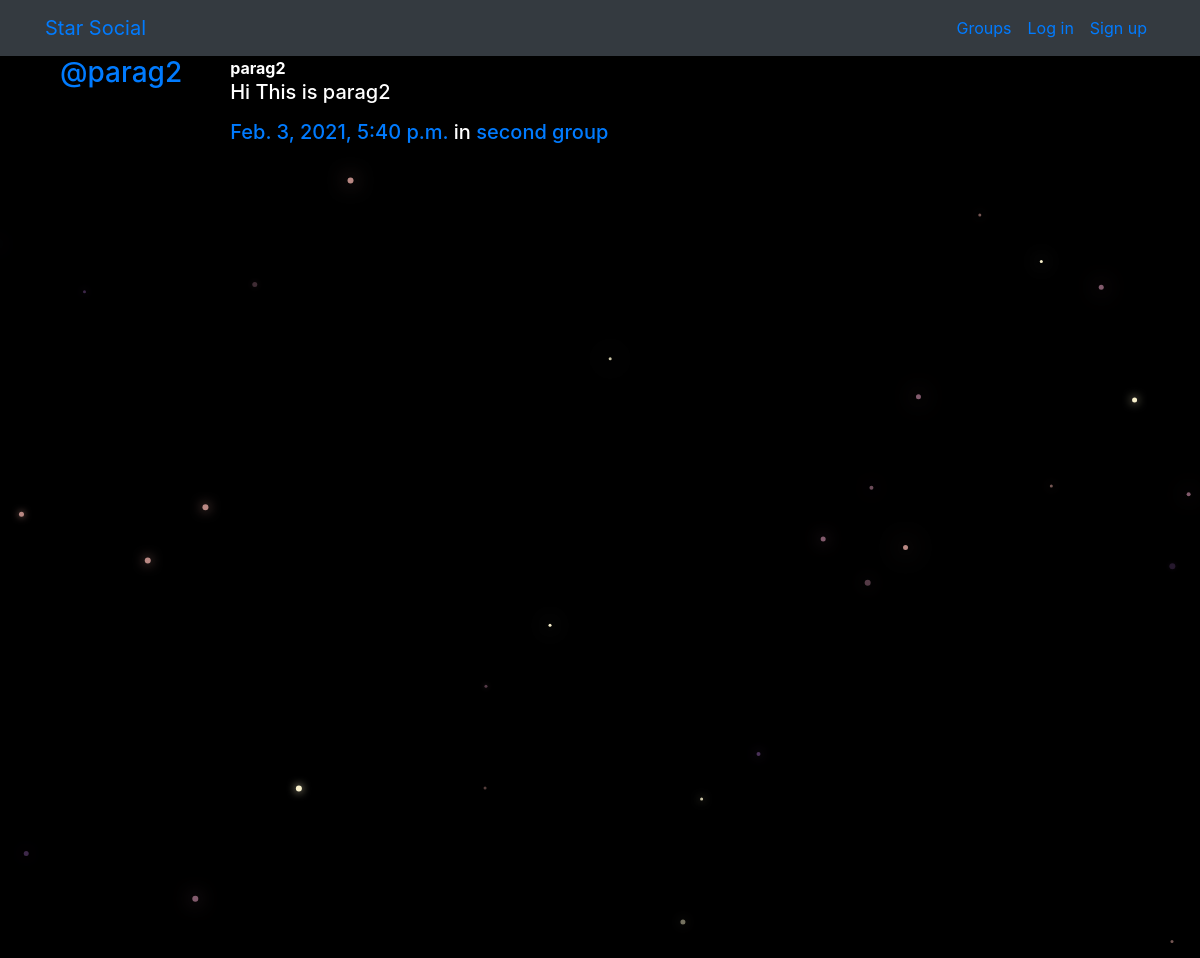
Screenshot of /posts/by/parag2/3/ with the database file from the repository.
### posts/models.py (models this page shows, shortened)
class Post(models.Model):
    user = models.ForeignKey(User,related_name='posts',on_delete=models.CASCADE)
    created_at = models.DateTimeField(auto_now=True)
    message = models.TextField()
    message_html = models.TextField(editable=False)
    group = models.ForeignKey(Group,related_name='posts',null=True,blank=True,on_delete=models.CASCADE)
    class Meta:
        ordering=['-created_at']
        unique_together=['user','message']

### groups/models.py (models this page shows, shortened)
class Group(models.Model):
    name = models.CharField(max_length=255,unique= True)
    slug = models.SlugField(allow_unicode=True,unique=True)
    description = models.TextField(blank=True,default='')
    description_html = models.TextField(editable=False,default='',blank=True)
    members = models.ManyToManyField(User,through='GroupMember')
    class Meta:
        ordering=['name']

### posts/views.py (the view)
# urls.py: path("by/<username>/<int:pk>/",views.PostDetail.as_view(),name="single"),
class PostDetail(SelectRelatedMixin, generic.DetailView):
    model = models.Post
    select_related = ("user", "group")
    def get_queryset(self):
        queryset = super().get_queryset()
        return queryset.filter(
            user__username__iexact=self.kwargs.get("username")
        )

### posts/templates/posts/post_detail.html
{% extends "posts/post_base.html" %}
{% block post_content %}
    {% include "posts/_post.html" %}
{% endblock %}

### posts/templates/posts/_post.html (shortened to what this page needs)
<div class="media">
	<h3 class="mr-5"><a href="{% url 'posts:for_user' username=post.user.username %}">@{{ post.user.username }}</a></h3>
	<div class="media-body">
		<strong>{{ post.user.username }}</strong>
		<h5>{{ post.message_html|safe }}</h5>
    <h5>
			<time class="time"><a href="{% url 'posts:single' username=post.user.username pk=post.pk %}">{{ post.created_at }}</a></time>
			{% if post.group %}
			<span class="group-name">in <a href="#">{{ post.group.name }}</a></span>
			{% endif %}
		</h5>
	</div>
</div>

### static/simplesocial/CSS/master.css (style rules this page uses)
body { margin: 0; overflow: hidden; background-color: black; color:white; }

### rows the page displays
Post: user.username "parag2", message_html "Hi This is parag2", created_at "Feb. 3, 2021, 5:40 p.m.", group.name "second group"
